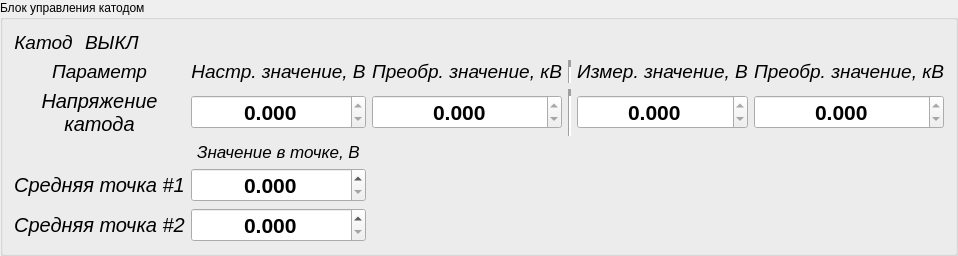
             <widget class="QGroupBox" name="groupBox_3">
              <property name="sizePolicy">
               <sizepolicy hsizetype="Minimum" vsizetype="Expanding">
                <horstretch>0</horstretch>
                <verstretch>0</verstretch>
               </sizepolicy>
              </property>
              <property name="title">
               <string>Блок управления катодом</string>
              </property>
              <layout class="QVBoxLayout" name="verticalLayout_21">
               <item>
                <layout class="QVBoxLayout" name="verticalLayout_7">
                 <item>
                  <layout class="QHBoxLayout" name="horizontalLayout_8">
                   <item>
                    <widget class="QLabel" name="label_25">
                     <property name="font">
                      <font>
                       <pointsize>14</pointsize>
                       <italic>true</italic>
                      </font>
                     </property>
                     <property name="text">
                      <string>Катод</string>
                     </property>
                     <property name="alignment">
                      <set>Qt::AlignmentFlag::AlignCenter</set>
                     </property>
                    </widget>
                   </item>
                   <item>
                    <widget class="CircleIndicator" name="widget_4" native="true"/>
                   </item>
                   <item>
                    <widget class="QLabel" name="label_6">
                     <property name="sizePolicy">
                      <sizepolicy hsizetype="Minimum" vsizetype="Fixed">
                       <horstretch>0</horstretch>
                       <verstretch>0</verstretch>
                      </sizepolicy>
                     </property>
                     <property name="font">
                      <font>
                       <pointsize>14</pointsize>
                       <italic>true</italic>
                      </font>
                     </property>
                     <property name="text">
                      <string>ВЫКЛ</string>
                     </property>
                    </widget>
                   </item>
                   <item>
                    <spacer name="horizontalSpacer">
                     <property name="orientation">
                      <enum>Qt::Orientation::Horizontal</enum>
                     </property>
                     <property name="sizeType">
                      <enum>QSizePolicy::Policy::Expanding</enum>
                     </property>
                     <property name="sizeHint" stdset="0">
                      <size>
                       <width>40</width>
                       <height>20</height>
                      </size>
                     </property>
                    </spacer>
                   </item>
                  </layout>
                 </item>
                 <item>
                  <layout class="QGridLayout" name="gridLayout_4">
                   <item row="4" column="1">
                    <widget class="QDoubleSpinBox" name="doubleSpinBox_6">
                     <property name="font">
                      <font>
                       <pointsize>16</pointsize>
                       <bold>true</bold>
                      </font>
                     </property>
                     <property name="alignment">
                      <set>Qt::AlignmentFlag::AlignCenter</set>
                     </property>
                     <property name="decimals">
                      <number>3</number>
                     </property>
                    </widget>
                   </item>
                   <item row="3" column="1">
                    <widget class="QDoubleSpinBox" name="doubleSpinBox_7">
                     <property name="font">
                      <font>
                       <pointsize>16</pointsize>
                       <bold>true</bold>
                      </font>
                     </property>
                     <property name="alignment">
                      <set>Qt::AlignmentFlag::AlignCenter</set>
                     </property>
                     <property name="decimals">
                      <number>3</number>
                     </property>
                    </widget>
                   </item>
                   <item row="0" column="3">
                    <widget class="Line" name="line_4">
                     <property name="lineWidth">
                      <number>7</number>
                     </property>
                     <property name="orientation">
                      <enum>Qt::Orientation::Vertical</enum>
                     </property>
                    </widget>
                   </item>
                   <item row="0" column="5">
                    <widget class="QLabel" name="label_31">
                     <property name="font">
                      <font>
                       <pointsize>14</pointsize>
                       <italic>true</italic>
                      </font>
                     </property>
                     <property name="text">
                      <string>Преобр. значение, кВ</string>
                     </property>
                     <property name="alignment">
                      <set>Qt::AlignmentFlag::AlignCenter</set>
                     </property>
                    </widget>
                   </item>
                   <item row="0" column="0">
                    <widget class="QLabel" name="label_26">
                     <property name="font">
                      <font>
                       <pointsize>14</pointsize>
                       <italic>true</italic>
                      </font>
                     </property>
                     <property name="text">
                      <string>Параметр</string>
                     </property>
                     <property name="alignment">
                      <set>Qt::AlignmentFlag::AlignCenter</set>
                     </property>
                    </widget>
                   </item>
                   <item row="1" column="5">
                    <widget class="QDoubleSpinBox" name="doubleSpinBox_16">
                     <property name="font">
                      <font>
                       <pointsize>16</pointsize>
                       <italic>false</italic>
                       <bold>true</bold>
                      </font>
                     </property>
                     <property name="alignment">
                      <set>Qt::AlignmentFlag::AlignCenter</set>
                     </property>
                     <property name="readOnly">
                      <bool>true</bool>
                     </property>
                     <property name="decimals">
                      <number>3</number>
                     </property>
                    </widget>
                   </item>
                   <item row="1" column="1">
                    <widget class="QDoubleSpinBox" name="doubleSpinBox_24">
                     <property name="font">
                      <font>
                       <pointsize>16</pointsize>
                       <italic>false</italic>
                       <bold>true</bold>
                      </font>
                     </property>
                     <property name="alignment">
                      <set>Qt::AlignmentFlag::AlignCenter</set>
                     </property>
                     <property name="readOnly">
                      <bool>true</bool>
                     </property>
                     <property name="decimals">
                      <number>3</number>
                     </property>
                    </widget>
                   </item>
                   <item row="1" column="2">
                    <widget class="QDoubleSpinBox" name="doubleSpinBox_25">
                     <property name="font">
                      <font>
                       <pointsize>16</pointsize>
                       <italic>false</italic>
                       <bold>true</bold>
                      </font>
                     </property>
                     <property name="alignment">
                      <set>Qt::AlignmentFlag::AlignCenter</set>
                     </property>
                     <property name="readOnly">
                      <bool>true</bool>
                     </property>
                     <property name="decimals">
                      <number>3</number>
                     </property>
                    </widget>
                   </item>
                   <item row="1" column="0">
                    <widget class="QLabel" name="label_27">
                     <property name="font">
                      <font>
                       <pointsize>15</pointsize>
                       <italic>true</italic>
                      </font>
                     </property>
                     <property name="text">
                      <string>Напряжение
катода</string>
                     </property>
                     <property name="alignment">
                      <set>Qt::AlignmentFlag::AlignCenter</set>
                     </property>
                    </widget>
                   </item>
                   <item row="0" column="2">
                    <widget class="QLabel" name="label_28">
                     <property name="font">
                      <font>
                       <pointsize>14</pointsize>
                       <italic>true</italic>
                      </font>
                     </property>
                     <property name="text">
                      <string>Преобр. значение, кВ</string>
                     </property>
                     <property name="alignment">
                      <set>Qt::AlignmentFlag::AlignCenter</set>
                     </property>
                    </widget>
                   </item>
                   <item row="1" column="4">
                    <widget class="QDoubleSpinBox" name="doubleSpinBox_26">
                     <property name="font">
                      <font>
                       <pointsize>16</pointsize>
                       <italic>false</italic>
                       <bold>true</bold>
                      </font>
                     </property>
                     <property name="alignment">
                      <set>Qt::AlignmentFlag::AlignCenter</set>
                     </property>
                     <property name="readOnly">
                      <bool>true</bool>
                     </property>
                     <property name="decimals">
                      <number>3</number>
                     </property>
                    </widget>
                   </item>
                   <item row="0" column="4">
                    <widget class="QLabel" name="label_30">
                     <property name="font">
                      <font>
                       <pointsize>14</pointsize>
                       <italic>true</italic>
                      </font>
                     </property>
                     <property name="text">
                      <string>Измер. значение, В</string>
                     </property>
                     <property name="alignment">
                      <set>Qt::AlignmentFlag::AlignCenter</set>
                     </property>
                    </widget>
                   </item>
                   <item row="4" column="0">
                    <widget class="QLabel" name="label_16">
                     <property name="font">
                      <font>
                       <pointsize>15</pointsize>
                       <italic>true</italic>
                      </font>
                     </property>
                     <property name="text">
                      <string>Средняя точка #2</string>
                     </property>
                     <property name="alignment">
                      <set>Qt::AlignmentFlag::AlignCenter</set>
                     </property>
                    </widget>
                   </item>
                   <item row="3" column="0">
                    <widget class="QLabel" name="label_18">
                     <property name="font">
                      <font>
                       <pointsize>15</pointsize>
                       <italic>true</italic>
                      </font>
                     </property>
                     <property name="text">
                      <string>Средняя точка #1</string>
                     </property>
                     <property name="alignment">
                      <set>Qt::AlignmentFlag::AlignCenter</set>
                     </property>
                    </widget>
                   </item>
                   <item row="0" column="1">
                    <widget class="QLabel" name="label_29">
                     <property name="font">
                      <font>
                       <pointsize>14</pointsize>
                       <italic>true</italic>
                      </font>
                     </property>
                     <property name="text">
                      <string>Настр. значение, В</string>
                     </property>
                     <property name="alignment">
                      <set>Qt::AlignmentFlag::AlignCenter</set>
                     </property>
                    </widget>
                   </item>
                   <item row="1" column="3">
                    <widget class="Line" name="line_5">
                     <property name="lineWidth">
                      <number>7</number>
                     </property>
                     <property name="orientation">
                      <enum>Qt::Orientation::Vertical</enum>
                     </property>
                    </widget>
                   </item>
                   <item row="2" column="1">
                    <widget class="QLabel" name="label_46">
                     <property name="font">
                      <font>
                       <pointsize>13</pointsize>
                       <italic>true</italic>
                      </font>
                     </property>
                     <property name="text">
                      <string>Значение в точке, В</string>
                     </property>
                     <property name="alignment">
                      <set>Qt::AlignmentFlag::AlignCenter</set>
                     </property>
                    </widget>
                   </item>
                  </layout>
                 </item>
                </layout>
               </item>
              </layout>
             </widget>
